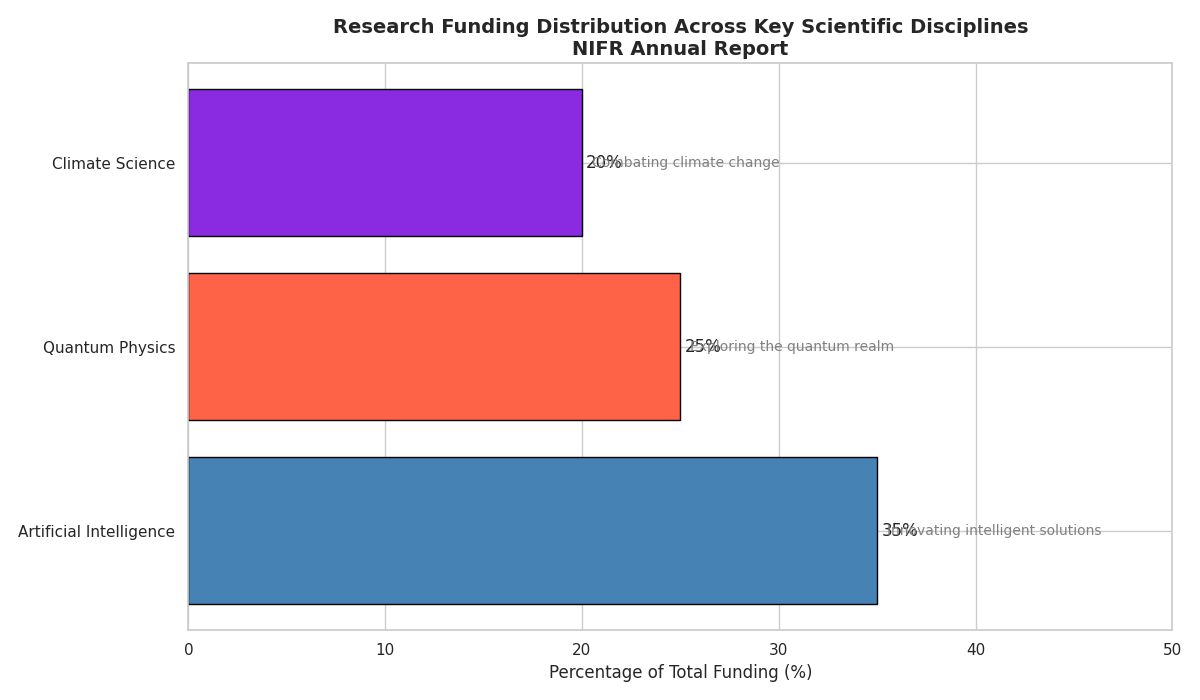

Recreate this plot in Python.
import matplotlib.pyplot as plt

# Data preparation
disciplines = ['Quantum Physics', 'Artificial Intelligence', 'Climate Science']
funding_percentages = [25, 35, 20]
new_colors = ['#ff6347', '#4682b4', '#8a2be2']
descriptions = [
    "Exploring the quantum realm",
    "Innovating intelligent solutions",
    "Combating climate change"
]

# Sort the data in descending order
sorted_indices = sorted(range(len(funding_percentages)), key=lambda i: funding_percentages[i], reverse=True)
disciplines = [disciplines[i] for i in sorted_indices]
funding_percentages = [funding_percentages[i] for i in sorted_indices]
new_colors = [new_colors[i] for i in sorted_indices]
descriptions = [descriptions[i] for i in sorted_indices]

# Create the plot
fig, ax = plt.subplots(figsize=(12, 7))
bars = ax.barh(disciplines, funding_percentages, color=new_colors, edgecolor='black')
ax.bar_label(bars, labels=[f'{p}%' for p in funding_percentages], label_type='edge', padding=3)
ax.set_xlabel('Percentage of Total Funding (%)', fontsize=12)
ax.set_title('Research Funding Distribution Across Key Scientific Disciplines\nNIFR Annual Report',
             fontsize=14, fontweight='bold')
ax.set_xlim(0, 50)

# Annotate each discipline with a brief description
for bar, desc in zip(bars, descriptions):
    ax.text(bar.get_width() + 0.5, bar.get_y() + bar.get_height()/2, desc,
            va='center', ha='left', fontsize=10, color='grey')

plt.tight_layout()
plt.show()
